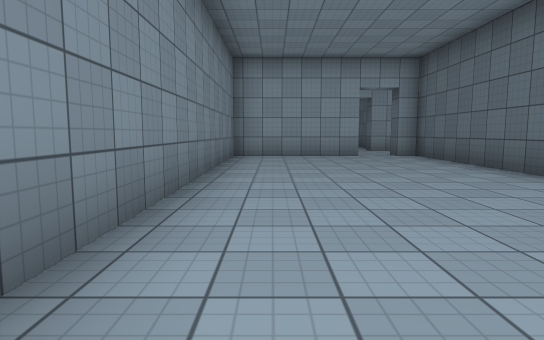
view 1 (above)

18 first-person views from a walk through a 3-D level made in the Unity game engine. The camera is 1.2 m above the floor, tilts 6° down and sees 75° across. The floor is counted in squares, 2 m on a side. Each view is taken from the middle of a square. On the plan, view 1 faces up. The plan holds only what a view shows up to about 10 squares ahead; the rest is blank. The place goes on beyond the plan. Surface patterns are stand-ins for the level's own textures.

view 2
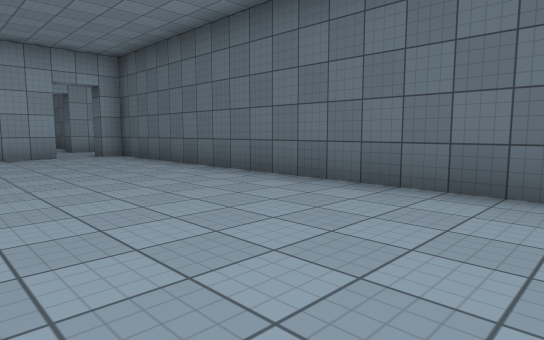

view 3
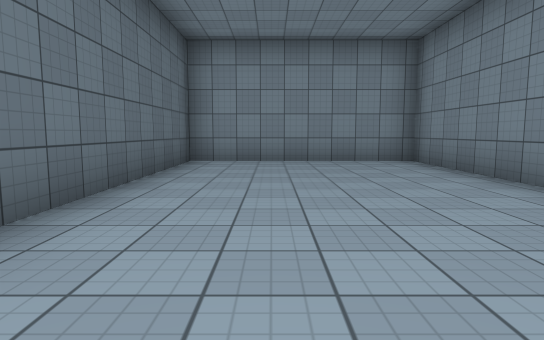

view 4
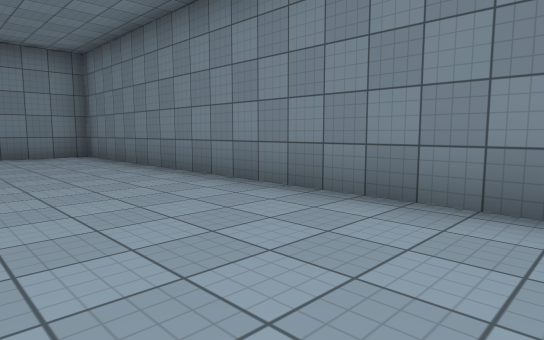

view 5
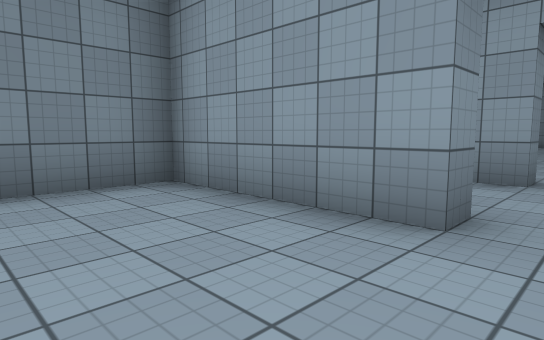

view 6
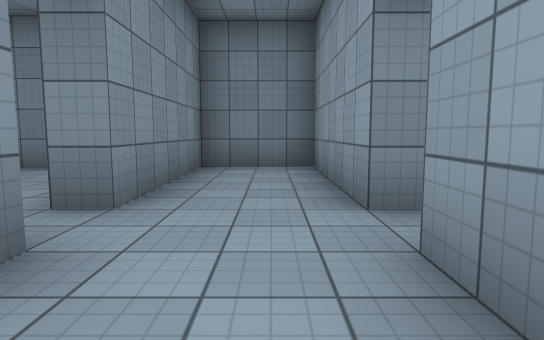

view 7
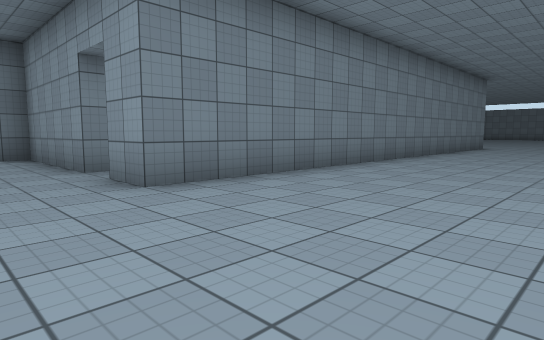

view 8
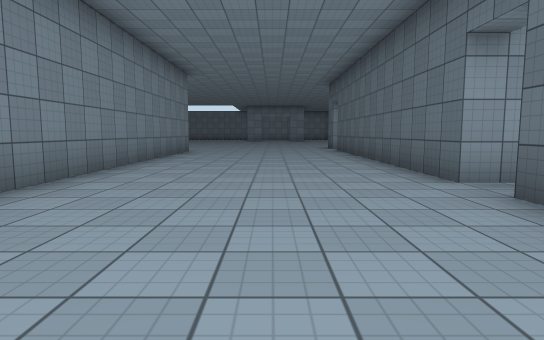

view 9
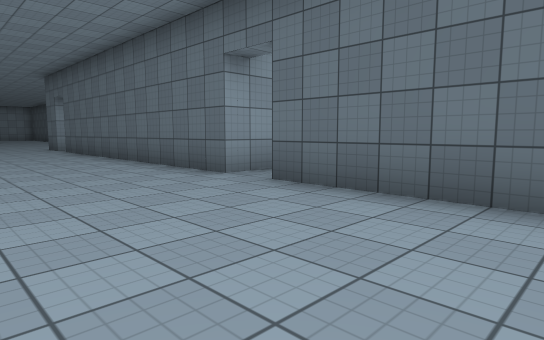

view 10
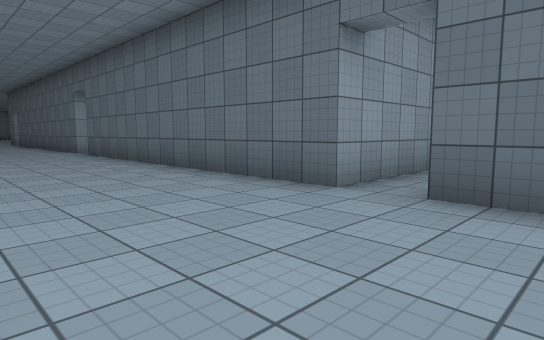

view 11
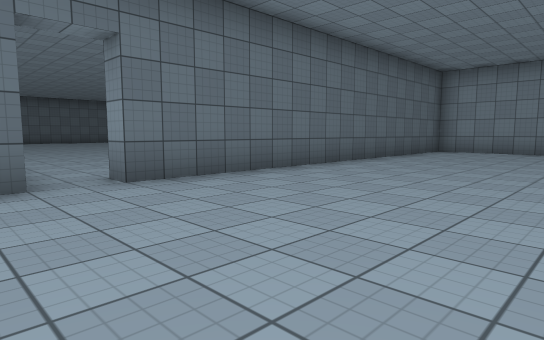

view 12
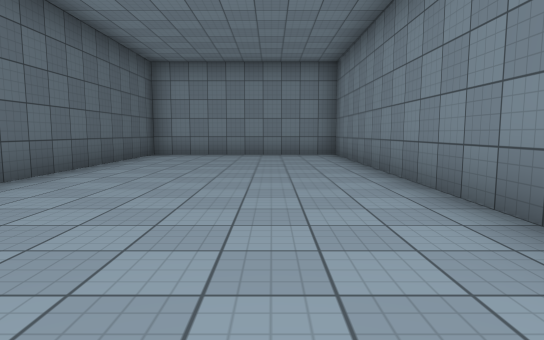

view 13
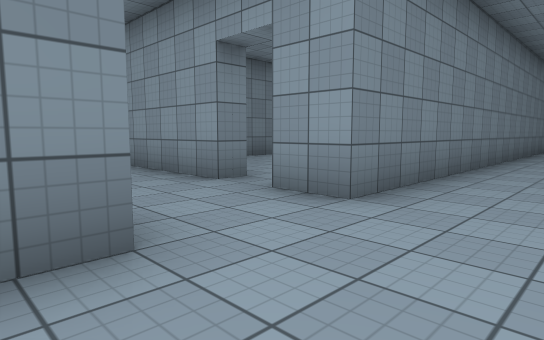

view 14
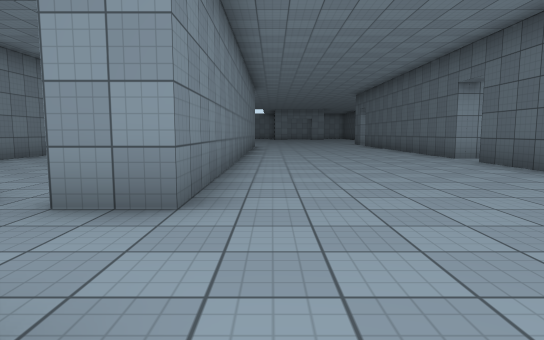

view 15
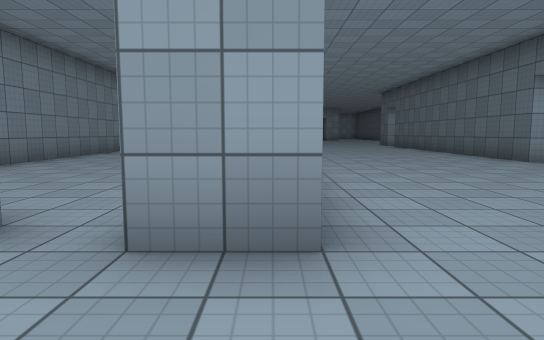

view 16
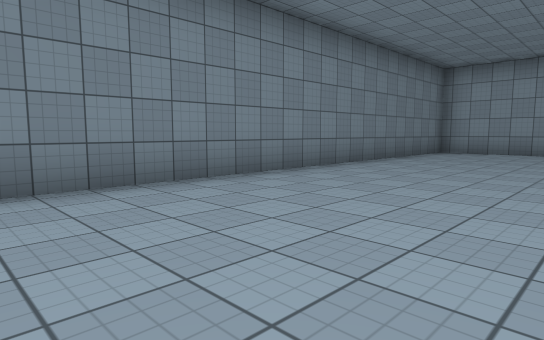

view 17
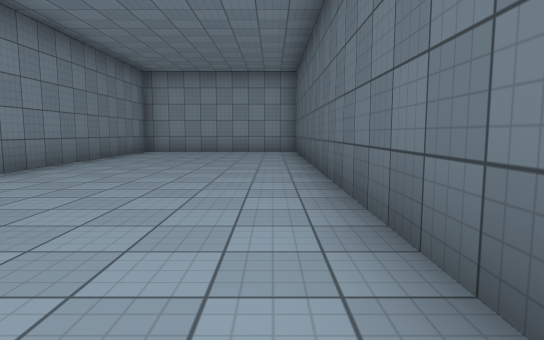

view 18
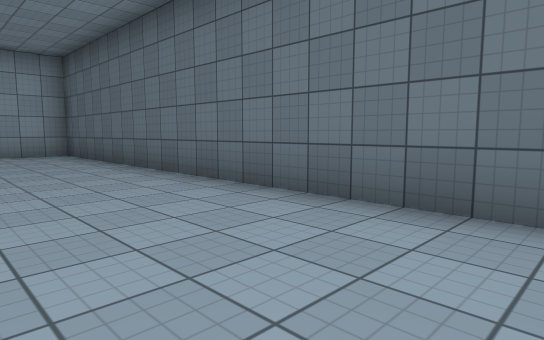

### Floor plan
Points are (right, up) in squares from view 1. A wall is a line through its corners. A room is listed if a view was taken in it or the views show most of it. See-through windows are left out.
Room 1 (views 1, 2, 3, 4, 5)
walls: (2.3, 9.8) (2.3, 9.3) (-1, 9.3) (-1, -2.5) (3.8, -2.5) (3.8, 9.3) (3.3, 9.3)
ways out: opening at (3, 10) to room 4
Room 2 (views 6, 7, 8, 9, 10, 11, 12, 13, 14, 15)
walls: (4.3, 9.9) (4.3, 9.1); (9.3, 8.2) (9.3, 16.2); (9.3, 17.2) (9.3, 23.5); (4.3, 4.9) (4.3, -2.8) (9.3, -2.8) (9.3, 7.2); (4.3, 23.1) (4.3, 11.8) (3.1, 11.8)
ways out: opening at (4, 10.5) to room 4; opening at (9, 8); opening at (9, 17)
Room 3 (views 16, 17, 18)
walls: (3.8, 13.9) (3.8, 23.5); (2.3, 12.2) (2.3, 11.8); (-1, 23.2) (-1, 13.5)
ways out: opening at (3, 12) to room 4
Room 4 (no view inside)
walls: (2.3, 11.8) (-1.2, 11.8) (-1.2, 9.8) (2.3, 9.8); (3.3, 9.3) (3.3, 9.7)
ways out: opening at (3, 10) to room 1; opening at (4, 10.5) to room 2; opening at (3, 12) to room 3

Positions as (right, up) in squares from view 1, and headings:
1: (0, 0), facing up
2: (0, 0), facing up-right
3: (2, 5), facing down
4: (2, 7), facing down-left
5: (3, 7), facing up-left
6: (5, 11), facing left
7: (8, 10), facing up-left
8: (7, 13), facing up
9: (6, 13), facing up-right
10: (6, 6), facing up-right
11: (5, 9), facing down-right
12: (6, 7), facing down
13: (6, 9), facing up-left
14: (5, 9), facing up
15: (4, 10), facing up
16: (3, 13), facing up-left
17: (3, 13), facing up
18: (1, 14), facing up-right
